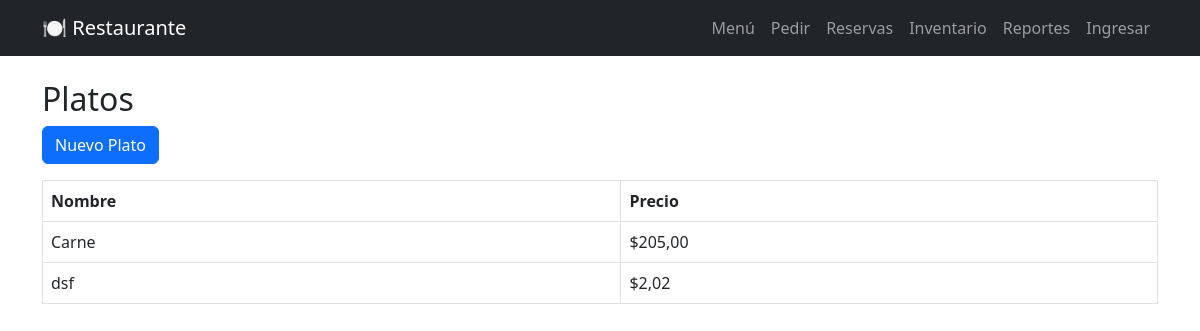
Page /menu/dishes/ on the committed database.
### menu/models.py (models this page shows, shortened)
class Dish(models.Model):
    name = models.CharField(max_length=100)
    description = models.TextField(blank=True)
    price = models.DecimalField(
        max_digits=10,
        decimal_places=2,
        verbose_name="Precio (COP)"
    )
    ingredients = models.ManyToManyField(
        Ingredient,
        through="DishIngredient",
        related_name="used_in"
    )
    class Meta:
        ordering = ["name"]

### menu/views.py (the view)
# urls.py: path("dishes/", views.dish_list, name="dish_list"),
def dish_list(request):
    dishes = Dish.objects.all()
    return render(request, "menu/dish_list.html", {"dishes": dishes})

### templates/menu/dish_list.html
{% extends "base.html" %}
{% block content %}
<h2>Platos</h2>
<a href="/menu/dishes/create/" class="btn btn-primary mb-3">Nuevo Plato</a>
<table class="table table-bordered">
    <tr>
        <th>Nombre</th>
        <th>Precio</th>
    </tr>
    {% for d in dishes %}
    <tr>
        <td>{{ d.name }}</td>
        <td>${{ d.price }}</td>
    </tr>
    {% endfor %}
</table>
{% endblock %}

### rows in the picture
Dish: name "Carne", price "205,00"
Dish: name "dsf", price "2,02"
